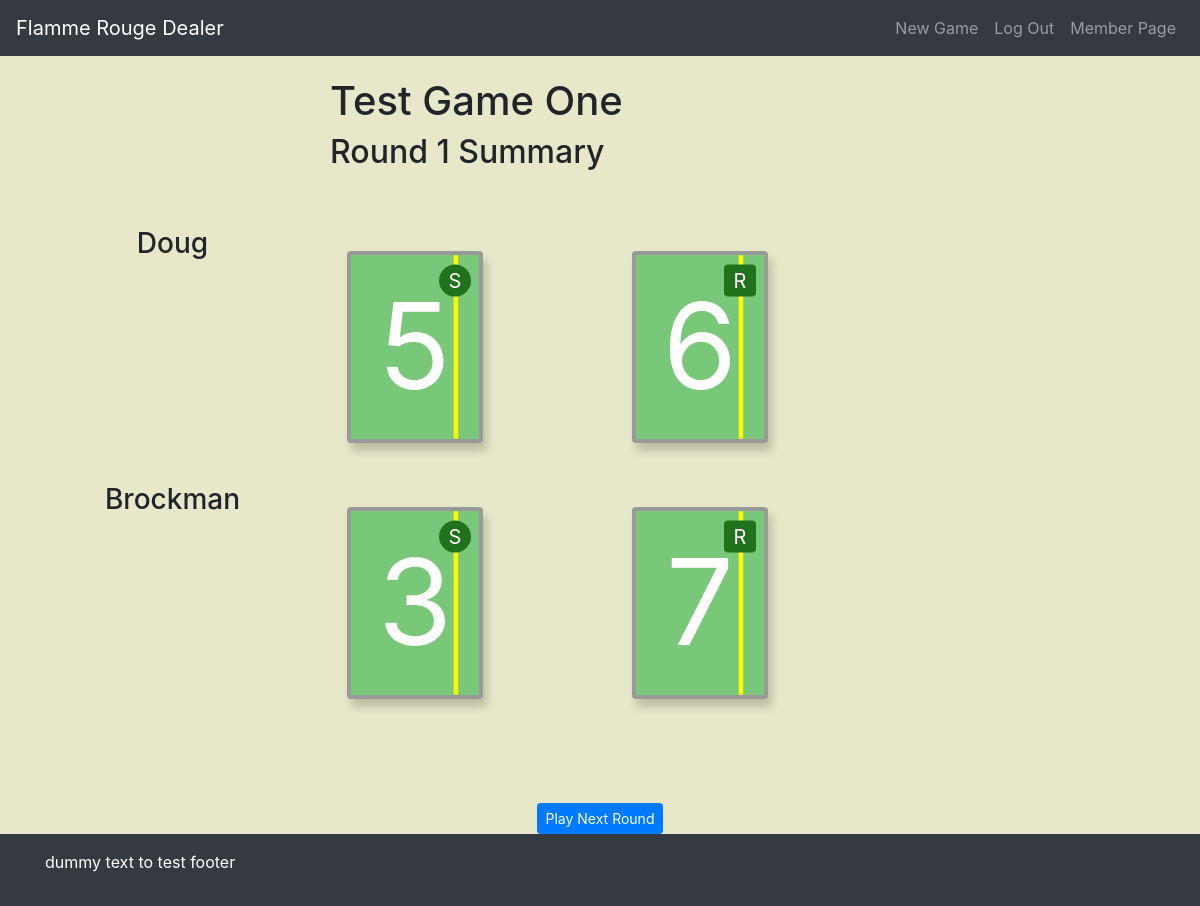
The page /member/round_summary/1/9 (signed in) on the database its author committed.
### models.py (models this page shows, shortened)
class Game(UserMixin, db.Model):
    __tablename__ = "Game"
    id = db.Column(db.Integer, primary_key=True)
    creator = db.Column(db.Integer, db.ForeignKey("User.id"), nullable=False)
    name = db.Column(db.String(30))
    active = db.Column(db.Boolean)
    limit = db.Column(db.Integer)
    users = db.relationship("User", secondary=game_to_user)
    options = db.Column(db.Text)

class User(UserMixin, db.Model):
    __tablename__ = "User"
    id = db.Column(db.Integer, primary_key=True)
    username = db.Column(db.String(30), unique=True)
    password = db.Column(db.String(30))
    email = db.Column(db.String(30))
    account_type = db.Column(db.String(20))
    games = db.relationship("Game", secondary=game_to_user)
    icon = db.Column(db.String(30))

### blue/member/member.py (the view)
@member.route("/round_summary/<game_id>/<turn_id>", methods=["Post", "GET"])
@login_required
def round_summary(game_id, turn_id):
    current_game_users = controller.get_games_users_dict(game_id)
    game_name = current_game_users[0]["name"]
    user_list = current_game_users[0]["users"]
    user_info_list = []
    for user in user_list:
        this_user_data = {}
        this_user_turn = controller.get_latest_turn(game_id, user["id"])
        print(this_user_turn)
        this_user_data["chosen_cards"] = json.loads(this_user_turn.summary_data)
        _quick_user = controller.get_users(user["id"])
        quick_user = _quick_user[0]
        this_user_data["user_name"] = quick_user.username
        user_info_list.append(this_user_data)
    round_number = this_user_turn.current_round
    return render_template(
        "member/round_summary.html",
        turn_id=turn_id,
        user_info_list=user_info_list,
        round_number=round_number,
        game_name=game_name,
    )

### blue/admin/admin.py (called while the page is built)
@login_manager.user_loader
def load_user(user_id):
    return User.query.filter(User.id == int(user_id)).first()

### controller.py (called while the page is built)
def get_games(game_id=None):
    query = Game.query.filter(Game.active)
    if game_id is not None:
        query = query.filter(Game.id == game_id)
    games = query.all()
    return games

def get_users(user_id=None):
    query = User.query
    if user_id is not None:
        query = query.filter(User.id == user_id)
    users = query.all()
    return users

def get_games_users_dict(game_id=None):
    _games = get_games(game_id=game_id)
    games = [
        {
            "id": game.id,
            "creator": game.creator,
            "name": game.name,
            "active": game.active,
            "limit": game.limit,
            "options": game.options,
            "users": [
                {
                    "id": user.id,
                    "username": user.username,
                    "password": user.password,
                    "email": user.email,
                    "account_type": user.account_type,
                    "icon": user.icon,
                }
                for user in game.users
            ],
        }
        for game in _games
    ]
    return games

def get_latest_turn(game_id, user_id):
    latest_turn_info = (
        TurnInfo.query.filter_by(game_id=game_id)
        .filter_by(user_id=user_id)
        .order_by(TurnInfo.id.desc())
        .first()
    )
    return latest_turn_info

### models.py (called while the page is built)
    def __str__(self):
        return pformat(vars(self), indent=4, width=1)

### templates/member/round_summary.html (shortened to what this page needs)
{% extends 'base.html' %}
{% block body %}
<div class="row">
    <div class="col offset-sm-3 mb-5">
        <h1>{{ game_name }}</h1>
        <h2 class="bd-title">Round {{ round_number }} Summary</h2>
    </div>
</div>
    {% for user in user_info_list %}
        <div class="row mb-3">
            <div class="col-sm-3">
                <h3 class="text-center">
                    {{ user['user_name'] }}
                </h3>
            </div>
            <div class="col-sm-3 col-6">
                <div class="card-shape {{ user['chosen_cards'][0][2] }}">
                    <span class="
                        {% if "S" == user['chosen_cards'][0][1] %}
                            mini-letter
                        {% else %}mini-letter-square
                        {% endif %}">{{ user['chosen_cards'][0][1] }}</span>
                    <p>{{ user['chosen_cards'][0][0] }}</p>
                </div>
            </div>
            <div class="col-sm-3 col-6">
                <div class="card-shape {{ user['chosen_cards'][1][2] }}">
                    <span class="{% if "S" == user['chosen_cards'][1][1] %}
                        mini-letter
                    {% else %}mini-letter-square
                    {% endif %}">{{ user['chosen_cards'][1][1] }}</span>
                    <p>{{ user['chosen_cards'][1][0] }}</p>
                </div>
            </div>
        </div>
    {% endfor %}
        </div>
        <div class="row mt-5 justify-content-center">
        <a href="/member/play_next_turn/{{ turn_id }}" class="btn btn-primary btn-sm" role="button">Play Next Round</a>
        </div>
{% endblock %}

### static/custom.css (style rules this page uses)
body { background-color: #E7E7C9; position: relative; }
.mini-letter { font-size: 25px; float: right; background-color: #000; width: 40px; height: 40px; margin: 12px 10px; line-height: 40px; border-radius: 50%; text-align: center; }
.mini-letter-square { font-size: 25px; float: right; background-color: #000; width: 40px; height: 40px; margin: 12px 10px; line-height: 40px; border-radius: 5px; text-align: center; }
div.card-shape { width: 170px; height: 240px; background-color: #999; color: #fff; background-size: contain; background-repeat: no-repeat; border-radius: 5px; border: 5px solid #999; box-shadow: 5px 10px 10px rgba(0, 0, 0, 0.18); }
div.card-shape p { font-size: 150px; text-align: center; float: left; width: 160px; line-height: 100px; }
div.green-card { background-color: #79c879; background-image: url(images/single-yellow-stripe.png); background-position: 83% 0; }
div.green-card .mini-letter, div.green-card .mini-letter-square { background-color: #22721d; }
@media (min-width: 961px) and (max-width: 1200px) { div.card-shape, .exhaust-button { -webkit-transform:scale(0.8); -moz-transform:scale(0.8); -ms-transform:scale(0.8); transform:scale(0.8); } }

### rows shown on the page
Game: name "Test Game One"
User: user_name "Doug", user "S", user "5", user "R", user "6"
User: user_name "Brockman", user "S", user "3", user "R", user "7"

### other values the page prints
{{ round_number }} "1"
